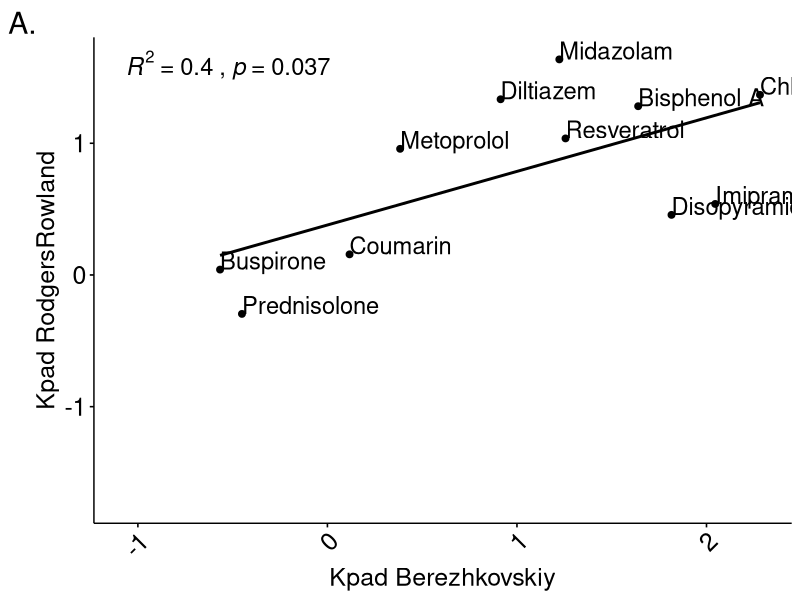
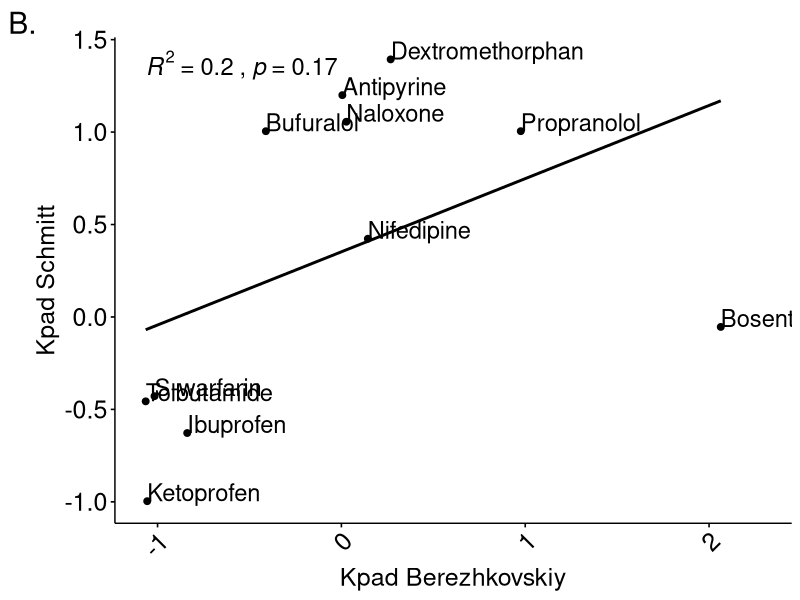
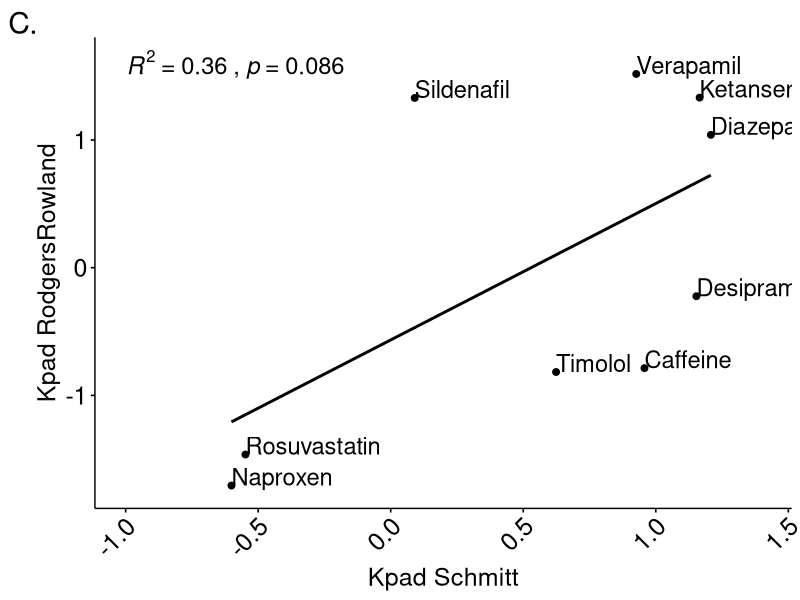
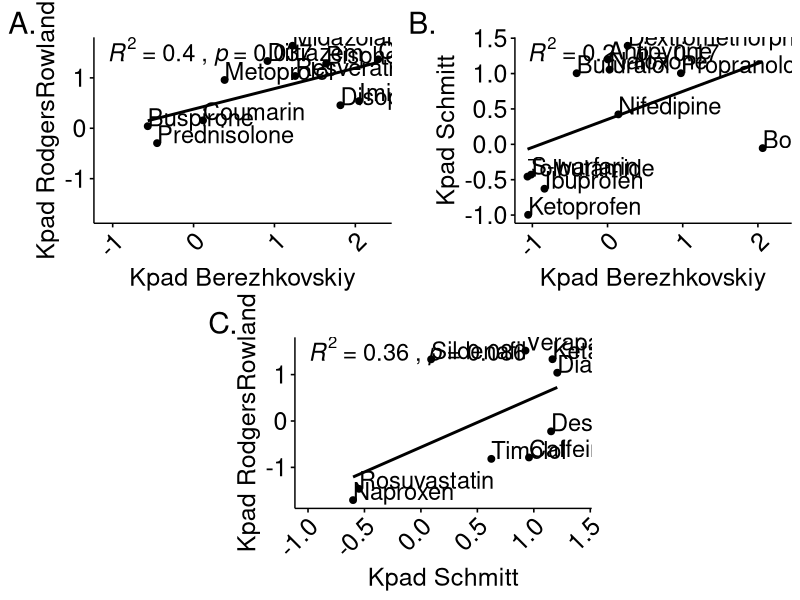

Write the R code that produced these figures, in order.
library(tidyverse)
library(ggpubr)
library(gridExtra)
library(grid)
model_results<-read.csv("../model/results/PBKresults.csv")

#data preparation figure
figure_data_Kpad <-model_results %>% 
  group_by(compound, method.partition) %>%
  #mean Kpad based on different fup values
  mutate(Kpad = log10(mean(Kpad))) %>%
  ungroup() %>%
  distinct(compound, Kpad, method.partition) %>%
  spread(method.partition, Kpad) %>%
  as.data.frame()

Berezhkovskiy_RodgersRowland <- ggscatter(figure_data_Kpad, x = "Berezhkovskiy", y = "RodgersRowland", add = "reg.line") +
  stat_cor(aes(label = paste(..rr.label.., ..p.label.., sep = "~`,`~")), 
           size =6, 
           label.x.npc = 0, 
           label.y.npc = 1, hjust = 0) +
  geom_text(data = figure_data_Kpad, 
            aes(x = Berezhkovskiy, 
                y = RodgersRowland, label = compound), 
            size = 6, vjust = 0, hjust =0) +
  labs(tag = "A.")+
  xlab("Kpad Berezhkovskiy")+
  ylab("Kpad RodgersRowland")+
  theme(panel.grid.major = element_blank(), panel.grid.minor = element_blank(),
        panel.background = element_blank(), axis.line = element_line(colour = "black"),
        text = element_text(size = 18),
        plot.tag.position = "topleft",
        legend.key = element_rect(colour = NA, fill = NA),
        axis.text.x = element_text(size=18,angle = 45, vjust = 1.05, hjust=1.05),
        axis.text.y = element_text(size=18))
Berezhkovskiy_RodgersRowland

Berezhkovskiy_Schmitt <- ggscatter(figure_data_Kpad, x = "Berezhkovskiy", y = "Schmitt", add = "reg.line") +
  stat_cor(aes(label = paste(..rr.label.., ..p.label.., sep = "~`,`~")), 
           size =6, 
           label.x.npc = 0, 
           label.y.npc = 1, hjust = 0) +
  geom_text(data = figure_data_Kpad, 
            aes(x = Berezhkovskiy, 
                y = Schmitt, label = compound), 
            size = 6, vjust = 0, hjust =0) +
  labs(tag = "B.")+
  xlab("Kpad Berezhkovskiy")+
  ylab("Kpad Schmitt")+
  theme(panel.grid.major = element_blank(), panel.grid.minor = element_blank(),
        panel.background = element_blank(), axis.line = element_line(colour = "black"),
        text = element_text(size = 18),
        plot.tag.position = "topleft",
        legend.key = element_rect(colour = NA, fill = NA),
        axis.text.x = element_text(size=18,angle = 45, vjust = 1.05, hjust=1.05),
        axis.text.y = element_text(size=18))
Berezhkovskiy_Schmitt

Schmitt_RodgersRowland <- ggscatter(figure_data_Kpad, x = "Schmitt", y = "RodgersRowland", add = "reg.line") +
  stat_cor(aes(label = paste(..rr.label.., ..p.label.., sep = "~`,`~")), 
           size =6, 
           label.x.npc = 0, 
           label.y.npc = 1, hjust = 0) +
  geom_text(data = figure_data_Kpad, 
            aes(x = Schmitt, 
                y = RodgersRowland, label = compound), 
            size = 6, vjust = 0, hjust =0) +
  labs(tag = "C.")+
  xlab("Kpad Schmitt")+
  ylab("Kpad RodgersRowland")+
  theme(panel.grid.major = element_blank(), panel.grid.minor = element_blank(),
        panel.background = element_blank(), axis.line = element_line(colour = "black"),
        text = element_text(size = 18),
        plot.tag.position = "topleft",
        legend.key = element_rect(colour = NA, fill = NA),
        axis.text.x = element_text(size=18,angle = 45, vjust = 1.05, hjust=1.05),
        axis.text.y = element_text(size=18))
Schmitt_RodgersRowland


tiff("FigureS4_Kpad.tiff", units="in", width=30, height=15, res=300)

grid.arrange(Berezhkovskiy_RodgersRowland,Berezhkovskiy_Schmitt,Schmitt_RodgersRowland, 
             layout_matrix = rbind(c(1,1,2,2),
                                   c(NA,3,3,NA)))
dev.off()
